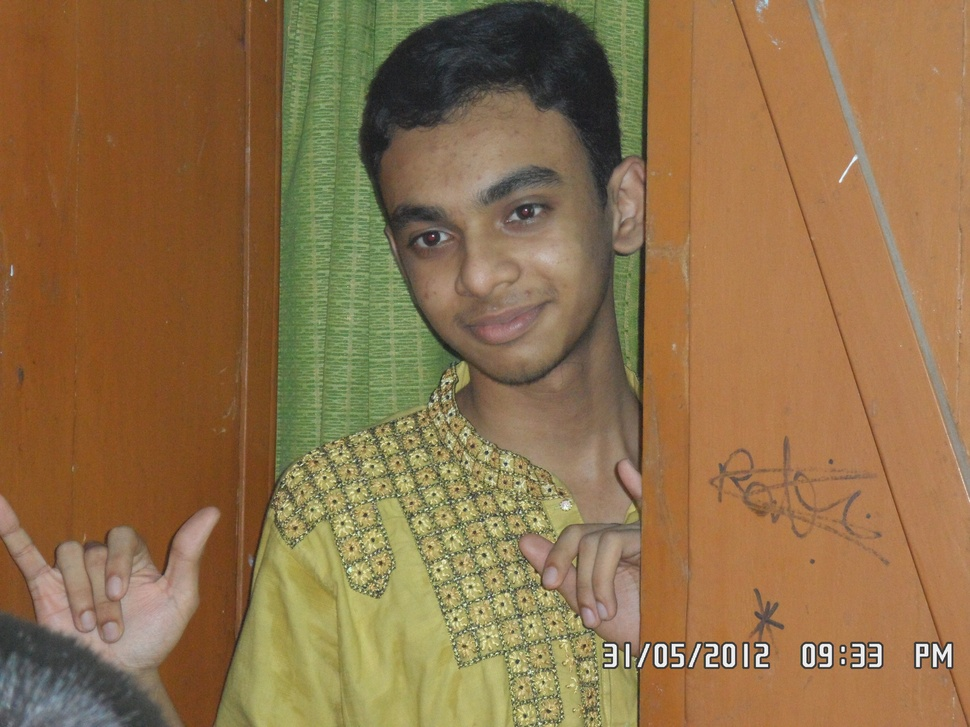
#> input picture images/SAM_1091.jpg, 970 x 727 px, shrunk from 4608 x 3456 before the run; its folder holds only this picture in this run
$ python editor.py
#> lines starting #> are read from the running program, lines starting #| are printed output that depends on the picture
from PIL import Image, ImageEnhance, ImageFilter
import os

path = './images'
output_path = './edited'

for filename in os.listdir(path):
    img = Image.open(f"{path}/{filename}")
#> img is the input picture: PIL image 970x727 RGB; mean R, G, B 142.3, 112.3, 73.5
    edit = img.filter(ImageFilter.SHARPEN).convert('L').rotate(-90)
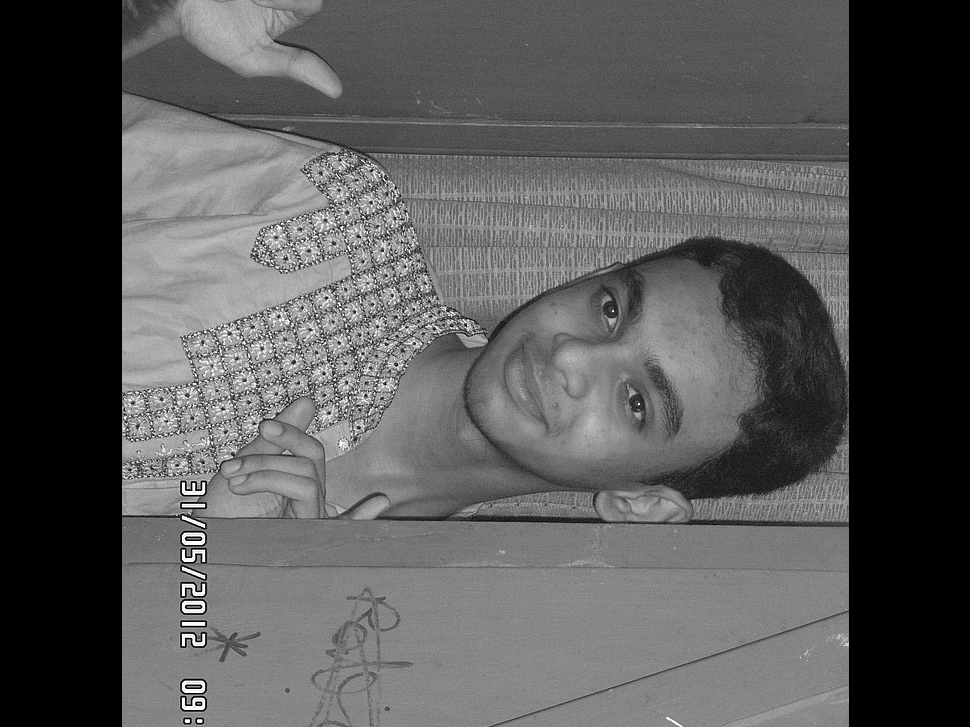
#> edit: PIL image 970x727 L; min 0, max 255, mean 87.7
    factor = 1.5
    enhancer = ImageEnhance.Contrast(edit)
    edit = enhancer.enhance(factor)
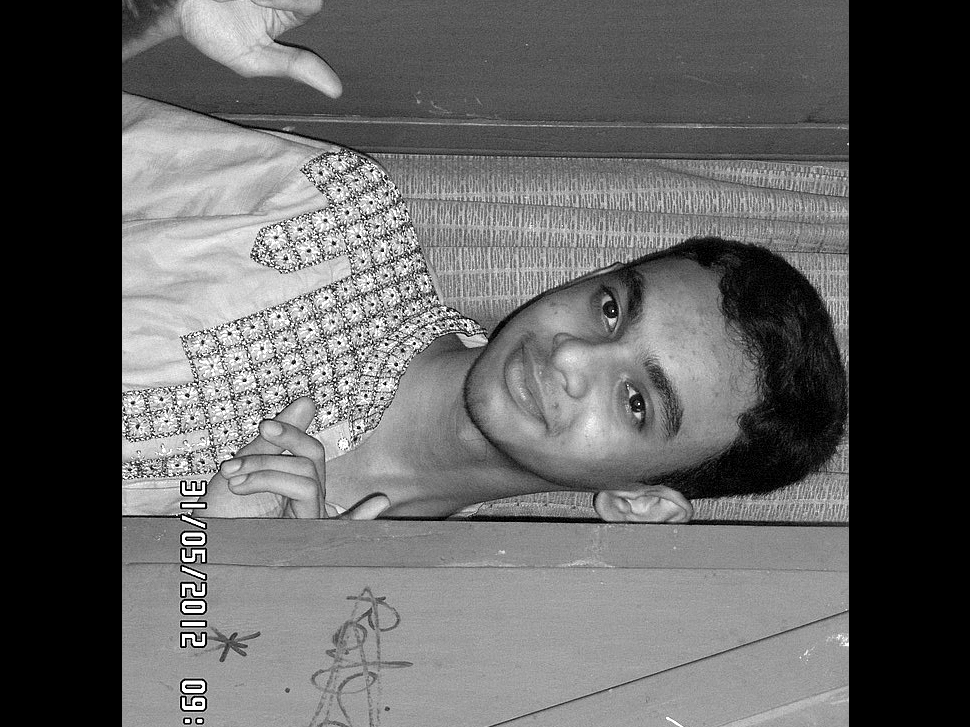
#> edit: PIL image 970x727 L; min 0, max 255, mean 98
    clean_name = os.path.splitext(filename)[0]
    edit.save(f"{output_path}/{clean_name}_edited.jpg")
